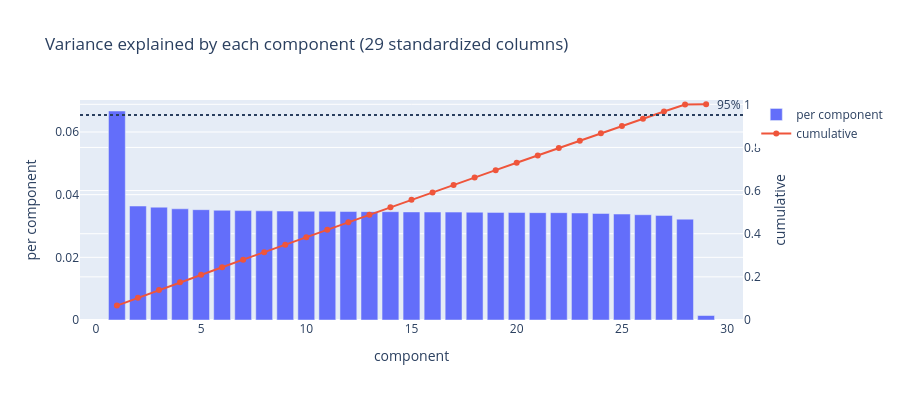

The cell this chart's notebook holds for it:
### Markdown cell above
## 5. PCA in scikit-learn, command by command

### 5.1 Fit and look at the explained variance

`PCA()` with no arguments computes all the components (here 29). `fit` estimates means, loadings and
eigenvalues on training.

### Code cell
pca_full = PCA().fit(X_tr)
var_exp = pca_full.explained_variance_ratio_
tabla_var = pd.DataFrame({"component": np.arange(1, 30), "eigenvalue": pca_full.explained_variance_,
                          "explained variance": var_exp, "cumulative": var_exp.cumsum()})
print(tabla_var.round(4).iloc[[0, 1, 2, 4, 9, 19, 24, 25, 26, 27, 28]].to_string(index=False))

fig = go.Figure()
fig.add_bar(x=tabla_var["component"], y=tabla_var["explained variance"], name="per component")
fig.add_scatter(x=tabla_var["component"], y=tabla_var["cumulative"], name="cumulative", mode="lines+markers", yaxis="y2")
fig.add_hline(y=0.95, line_dash="dot", annotation_text="95%", yref="y2")
fig.update_layout(title="Variance explained by each component (29 standardized columns)", xaxis_title="component",
                  yaxis_title="per component", yaxis2=dict(overlaying="y", side="right", range=[0, 1.02], title="cumulative"), height=400)
fig.show()

### Figure 1 — Plotly figure (JSON) as saved in the notebook; plotly's stock layout.template omitted (floating-point values rounded to 4 significant figures)
{"data": [{"name": "per component", "type": "bar", "x": [1, 2, 3, 4, 5, 6, 7, 8, 9, 10, 11, 12, 13, 14, 15, 16, 17, 18, 19, 20, 21, 22, 23, 24, 25, 26, 27, 28, 29], "y": [0.0667, 0.03637, 0.03601, 0.03549, 0.03521, 0.03503, 0.03491, 0.03484, 0.03476, 0.0347, 0.03469, 0.03462, 0.03458, 0.03457, 0.03449, 0.03446, 0.03444, 0.0344, 0.03434, 0.0343, 0.03427, 0.03426, 0.03415, 0.034, 0.03381, 0.0336, 0.03338, 0.03218, 0.001428]}, {"mode": "lines+markers", "name": "cumulative", "type": "scatter", "x": [1, 2, 3, 4, 5, 6, 7, 8, 9, 10, 11, 12, 13, 14, 15, 16, 17, 18, 19, 20, 21, 22, 23, 24, 25, 26, 27, 28, 29], "y": [0.0667, 0.1031, 0.1391, 0.1746, 0.2098, 0.2448, 0.2797, 0.3146, 0.3493, 0.384, 0.4187, 0.4533, 0.4879, 0.5225, 0.557, 0.5914, 0.6259, 0.6603, 0.6946, 0.7289, 0.7632, 0.7974, 0.8316, 0.8656, 0.8994, 0.933, 0.9664, 0.9986, 1.0], "yaxis": "y2"}], "layout": {"annotations": [{"showarrow": false, "text": "95%", "x": 1, "xanchor": "right", "xref": "x domain", "y": 0.95, "yanchor": "bottom", "yref": "y2"}], "height": 400, "shapes": [{"line": {"dash": "dot"}, "type": "line", "x0": 0, "x1": 1, "xref": "x domain", "y0": 0.95, "y1": 0.95, "yref": "y2"}], "title": {"text": "Variance explained by each component (29 standardized columns)"}, "xaxis": {"title": {"text": "component"}}, "yaxis": {"title": {"text": "per component"}}, "yaxis2": {"overlaying": "y", "range": [0, 1.02], "side": "right", "title": {"text": "cumulative"}}}}
